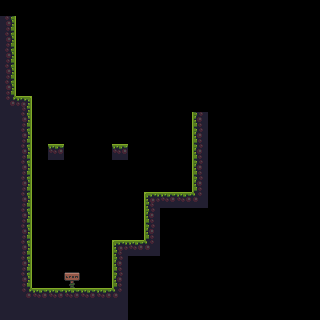

A level layout from a 2D game, rendered from its tile map. Below: a short description, then the map file with its tile-grid data intact:
An orthogonal 20x20 tile map with 16x16 px tiles, 3 tile layers (foreground, miscellaneus, orbs), 3 tilesets and 22 objects.

<map version="1.10" tiledversion="1.12.1" orientation="orthogonal" renderorder="right-down" width="20" height="20" tilewidth="16" tileheight="16" infinite="0" nextlayerid="17" nextobjectid="298">
 <editorsettings>
  <export target="../level6.lua" format="lua" />
 </editorsettings>
 <tileset firstgid="1" name="basic" tilewidth="16" tileheight="16" tilecount="72" columns="12">
  <image source="../../assets/tilesets/tileset.png" width="192" height="96" />
 </tileset>
 <tileset firstgid="73" name="orbs" tilewidth="16" tileheight="16" tilecount="1" columns="1">
  <image source="../../assets/tilesets/orbs.png" width="16" height="16" />
 </tileset>
 <tileset firstgid="74" name="miscellaneus" tilewidth="16" tileheight="16" tilecount="8" columns="4">
  <image source="../../assets/tilesets/miscellaneus.png" width="64" height="32" />
 </tileset>
 <layer id="1" name="foreground" width="20" height="20">
  <data encoding="csv">
0,0,0,0,0,0,0,0,0,0,0,0,0,0,0,0,0,0,0,0,
15,0,0,0,0,0,0,0,0,0,0,0,0,0,0,0,0,0,0,0,
15,0,0,0,0,0,0,0,0,0,0,0,0,0,0,0,0,0,0,0,
15,0,0,0,0,0,0,0,0,0,0,0,0,0,0,0,0,0,0,0,
15,0,0,0,0,0,0,0,0,0,0,0,0,0,0,0,0,0,0,0,
15,0,0,0,0,0,0,0,0,0,0,0,0,0,0,0,0,0,0,0,
28,3,0,0,0,0,0,0,0,0,0,0,0,0,0,0,0,0,0,0,
14,15,0,0,0,0,0,0,0,0,0,0,18,0,0,0,0,0,0,0,
14,15,0,0,0,0,0,0,0,0,0,0,18,0,0,0,0,0,0,0,
14,15,0,2,0,0,0,2,0,0,0,0,18,0,0,0,0,0,0,0,
14,15,0,0,0,0,0,0,0,0,0,0,18,0,0,0,0,0,0,0,
14,15,0,0,0,0,0,0,0,0,0,0,18,0,0,0,0,0,0,0,
14,15,0,0,0,0,0,0,0,1,2,2,30,0,0,0,0,0,0,0,
14,15,0,0,0,0,0,0,0,18,0,0,0,0,0,0,0,0,0,0,
14,15,0,0,0,0,0,0,0,18,0,0,0,0,0,0,0,0,0,0,
14,15,0,0,0,0,0,1,2,30,0,0,0,0,0,0,0,0,0,0,
14,15,0,0,0,0,0,13,0,0,0,0,0,0,0,0,0,0,0,0,
14,15,0,0,0,0,0,13,0,0,0,0,0,0,0,0,0,0,0,0,
14,28,29,29,29,29,29,30,0,0,0,0,0,0,0,0,0,0,0,0,
14,14,14,14,14,14,14,14,0,0,0,0,0,0,0,0,0,0,0,0
</data>
 </layer>
 <layer id="11" name="miscellaneus" width="20" height="20">
  <data encoding="csv">
0,0,0,0,0,0,0,0,0,0,0,0,0,0,0,0,0,0,0,0,
0,0,0,0,0,0,0,0,0,0,0,0,0,0,0,0,0,0,0,0,
0,0,0,0,0,0,0,0,0,0,0,0,0,0,0,0,0,0,0,0,
0,0,0,0,0,0,0,0,0,0,0,0,0,0,0,0,0,0,0,0,
0,0,0,0,0,0,0,0,0,0,0,0,0,0,0,0,0,0,0,0,
0,0,0,0,0,0,0,0,0,0,0,0,0,0,0,0,0,0,0,0,
0,0,0,0,0,0,0,0,0,0,0,0,0,0,0,0,0,0,0,0,
0,0,0,0,0,0,0,0,0,0,0,0,0,0,0,0,0,0,0,0,
0,0,0,0,0,0,0,0,0,0,0,0,0,0,0,0,0,0,0,0,
0,0,0,0,0,0,0,0,0,0,0,0,0,0,0,0,0,0,0,0,
0,0,0,0,0,0,0,0,0,0,0,0,0,0,0,0,0,0,0,0,
0,0,0,0,0,0,0,0,0,0,0,0,0,0,0,0,0,0,0,0,
0,0,0,0,0,0,0,0,0,0,0,0,0,0,0,0,0,0,0,0,
0,0,0,0,0,0,0,0,0,0,0,0,0,0,0,0,0,0,0,0,
0,0,0,0,0,0,0,0,0,0,0,0,0,0,0,0,0,0,0,0,
0,0,0,0,0,0,0,0,0,0,0,0,0,0,0,0,0,0,0,0,
0,0,0,0,0,0,0,0,0,0,0,0,0,0,0,0,0,0,0,0,
0,0,0,0,81,0,0,0,0,0,0,0,0,0,0,0,0,0,0,0,
0,0,0,0,0,0,0,0,0,0,0,0,0,0,0,0,0,0,0,0,
0,0,0,0,0,0,0,0,0,0,0,0,0,0,0,0,0,0,0,0
</data>
 </layer>
 <layer id="10" name="orbs" width="20" height="20">
  <data encoding="csv">
0,0,0,0,0,0,0,0,0,0,0,0,0,0,0,0,0,0,0,0,
0,0,0,0,0,0,0,0,0,0,0,0,0,0,0,0,0,0,0,0,
0,0,0,0,0,0,0,0,0,0,0,0,0,0,0,0,0,0,0,0,
0,0,0,0,0,0,0,0,0,0,0,0,0,0,0,0,0,0,0,0,
0,0,0,0,0,0,0,0,0,0,0,0,0,0,0,0,0,0,0,0,
0,0,0,0,0,0,0,0,0,0,0,0,0,0,0,0,0,0,0,0,
0,0,0,0,0,0,0,0,0,0,0,0,0,0,0,0,0,0,0,0,
0,0,0,0,0,0,0,0,0,0,0,0,0,0,0,0,0,0,0,0,
0,0,0,0,0,0,0,0,0,0,0,0,0,0,0,0,0,0,0,0,
0,0,0,0,0,0,0,0,0,0,0,0,0,0,0,0,0,0,0,0,
0,0,0,0,0,0,0,0,0,0,0,0,0,0,0,0,0,0,0,0,
0,0,0,0,0,0,0,0,0,0,0,0,0,0,0,0,0,0,0,0,
0,0,0,0,0,0,0,0,0,0,0,0,0,0,0,0,0,0,0,0,
0,0,0,0,0,0,0,0,0,0,0,0,0,0,0,0,0,0,0,0,
0,0,0,0,0,0,0,0,0,0,0,0,0,0,0,0,0,0,0,0,
0,0,0,0,0,0,0,0,0,0,0,0,0,0,0,0,0,0,0,0,
0,0,0,0,0,0,0,0,0,0,0,0,0,0,0,0,0,0,0,0,
0,0,0,0,0,0,0,0,0,0,0,0,0,0,0,0,0,0,0,0,
0,0,0,0,0,0,0,0,0,0,0,0,0,0,0,0,0,0,0,0,
0,0,0,0,0,0,0,0,0,0,0,0,0,0,0,0,0,0,0,0
</data>
 </layer>
 <objectgroup id="2" name="walls">
  <object id="285" x="31" y="97" width="1" height="191" />
  <object id="286" x="15" y="17" width="1" height="79" />
  <object id="287" x="48" y="145" width="1" height="14" />
  <object id="289" x="127" y="145" width="1" height="14" />
  <object id="290" x="63" y="145" width="1" height="14" />
  <object id="291" x="111.699" y="144.177" width="1" height="14" />
  <object id="292" x="112" y="242.007" width="1" height="46" />
  <object id="293" x="144" y="193" width="1" height="47" />
  <object id="295" x="192" y="113" width="1" height="78" />
 </objectgroup>
 <objectgroup id="3" name="solid">
  <object id="273" x="0" y="288" width="128" height="32" />
  <object id="275" x="0" y="96" width="31" height="192" />
  <object id="276" x="113" y="240" width="15" height="48" />
  <object id="277" x="113" y="240" width="47" height="16" />
  <object id="278" x="145" y="192" width="15" height="48" />
  <object id="279" x="49" y="144" width="14" height="16" />
  <object id="281" x="113" y="144" width="14" height="16" />
  <object id="282" x="145" y="192" width="63" height="16" />
  <object id="283" x="193" y="112" width="15" height="80" />
  <object id="284" x="0" y="16" width="15" height="80" />
 </objectgroup>
 <objectgroup id="12" name="torch" />
 <objectgroup id="4" name="player">
  <object id="288" x="32" y="272" width="16" height="16" />
 </objectgroup>
 <objectgroup id="6" name="door">
  <object id="296" x="16" y="72" width="24" height="24" />
 </objectgroup>
 <group id="15" name="enemies">
  <objectgroup id="16" name="worms" />
  <objectgroup id="7" name="mushrooms" />
 </group>
 <objectgroup id="8" name="spikes" />
 <objectgroup id="9" name="stones" />
 <objectgroup id="13" name="hint" locked="1">
  <object id="297" x="64" y="272" width="16" height="16">
   <properties>
    <property name="hint_text"> TRY
DOUBLE
 JUMP</property>
   </properties>
  </object>
 </objectgroup>
 <objectgroup id="14" name="fauna" />
</map>
